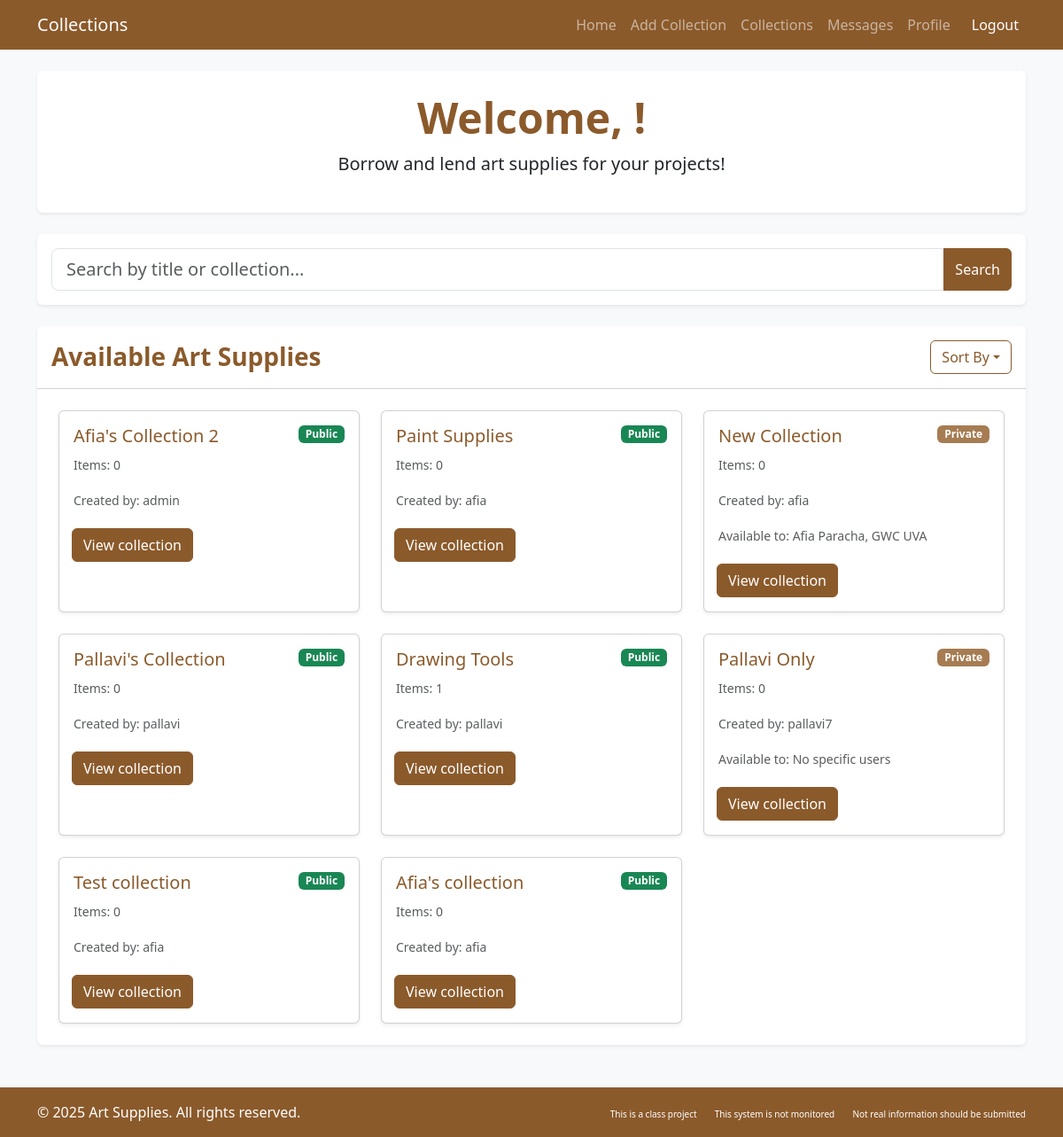
The page /artlibrary/collections/ on the database its author committed.
### artlibrary/models.py (models this page shows, shortened)
class Collection(models.Model):
    title = models.CharField(max_length=255)
    description = models.TextField(blank=True, null=True)
    num_items = models.PositiveIntegerField(default=0)
    is_public = models.BooleanField(default=True)
    users = models.ManyToManyField(CustomUser, blank=True, related_name='collections')
    added_by = models.ForeignKey(CustomUser, on_delete=models.CASCADE, related_name='created_collections', default=2)
    art_supplies = models.ManyToManyField('ArtSupply', blank=True, related_name='collections_in')
    def update_num_items(self):
        self.num_items = self.art_supplies.count()
        self.save()

class CustomUser(AbstractUser):
    profile_pic = models.ImageField(
        storage=S3Boto3Storage(),
        upload_to='profile_pics/',
        null=True,
        blank=True
    )
    date_joined = models.DateTimeField(auto_now_add=True)
    roles = (('patron', 'Patron'), ('librarian', 'Librarian'), ('anonymous', 'Anonymous'))
    user_role = models.CharField(max_length=12, choices=roles, default='patron')
    email = models.EmailField(blank=True, max_length=254, verbose_name='email address')

### artlibrary/views.py (the view)
# urls.py: path('collections/', views.collections, name='collections'),
def collections(request):
    user_role = getattr(request.user, 'user_role', None)
    if user_role == "anonymous_user":
        viewable_collections = Collection.objects.filter(is_public=True)
    else:
        viewable_collections = Collection.objects.all()
    for collection in Collection.objects.all():
        collection.update_num_items()
    query = request.GET.get('query', '')
    print(query)
    if query:
        viewable_collections = viewable_collections.filter(title__icontains=query)
    context = {
        'viewable_collections': viewable_collections,
        'query': query,
    }
    return render(request, 'artlibrary/collections.html', context)

### artlibrary/templates/artlibrary/collections.html (shortened to what this page needs)
{% load django_bootstrap5 %}
<!DOCTYPE html>
<html lang="en">
<head>
    {% bootstrap_css %}
</head>
<body class="bg-light">
    <nav class="navbar navbar-expand-lg navbar-dark bg-brown">
        <div class="container">
            <a class="navbar-brand" href="#">Collections</a>
            <div class="collapse navbar-collapse" id="navbarNav">
                <ul class="navbar-nav ms-auto">
                    <li class="nav-item"><a class="nav-link" href="{% url 'dashboard' %}">Home</a></li>
                    {% if request.user.user_role != "anonymous_user" %}
                    <li class="nav-item"><a class="nav-link" href="{% url 'add_collection' %}">Add Collection</a></li>
                    {% endif %}
                    <li class="nav-item"><a class="nav-link" href="{% url 'collections' %}">Collections</a></li>
                    <li class="nav-item"><a class="nav-link" href="#">Messages</a></li>
                    {% if request.user.user_role != "anonymous_user" %}
                    <li class="nav-item"><a class="nav-link" href="{% url 'profile' %}">Profile</a></li>
                    {% endif %}
                    <li class="nav-item">
                        <a class="nav-link btn btn-danger btn-sm text-white ms-2" href="{% url 'logout' %}">Logout</a>
                    </li>
                </ul>
            </div>
        </div>
    </nav>
    <div class="container main-content py-4">
        <div class="card border-0 shadow-sm mb-4">
            <div class="card-body text-center py-4">
                <h1 class="display-5 fw-bold text-brown">Welcome, {{ request.user.get_full_name|default:request.user.username }}!</h1>
                <p class="lead">Borrow and lend art supplies for your projects!</p>
            </div>
        </div>
<div class="card border-0 shadow-sm mb-4">
    <div class="card-body p-3">
        <form method="get" action="">
            <div class="input-group">
                <input type="text" name="query" class="form-control form-control-lg" placeholder="Search by title or collection..." value="{{ query }}">
                <button type="submit" class="btn btn-brown">Search</button>
            </div>
        </form>
    </div>
</div>
<div class="card border-0 shadow-sm mb-4">
    <div class="card-header bg-white d-flex justify-content-between align-items-center py-3">
        <h3 class="card-title text-brown fw-bold mb-0">
            {% if query %}
            Search Results for "{{ query }}"
            {% else %}
            Available Art Supplies
            {% endif %}
        </h3>
        <div class="dropdown">
            <button class="btn btn-outline-brown dropdown-toggle" type="button" data-bs-toggle="dropdown">Sort By</button>
        </div>
    </div>
    <div class="card-body p-4">
        <div class="row g-4">
            {% for collection in viewable_collections %}
            <div class="col-md-4 col-sm-6">
                <div class="card h-100 shadow-sm">
                    <div class="card-body">
                        <div class="d-flex justify-content-between align-items-start">
                            <h5 class="card-title text-brown">{{ collection.title }}</h5>
                            {% if collection.is_public %}
                            <span class="badge bg-success">Public</span>
                            {% else %}
                            <span class="badge bg-secondary">Private</span>
                            {% endif %}
                        </div>
                        <p class="card-text"><small class="text-muted">Items: {{ collection.num_items }}</small></p>
                        <p class="card-text"><small class="text-muted">Created by: {{ collection.added_by }}</small></p>
                            {% if not collection.is_public %}
                            <p class="card-text"><small class="text-muted">Available to:
                                {% for user in collection.users.all %}
                                    {{ user.get_full_name }}{% if not forloop.last %}, {% endif %}
                                {% empty %}
                                    No specific users
                                {% endfor %}
                            </small></p>
                            {% endif %}
                        <div class="row mt-3 g-2 d-flex flex-wrap">
                            <div class="col-6 g-1">
                                {% if request.user.user_role == "patron" and not collection.is_public and not request.user in collection.users.all %}
                                <a href="{% url 'request_collection' collection.id %}"class="btn btn-warning">Request access</a></button>
                                {% else %}
                                <a href="{% url 'collection_details' collection.id %}" class="btn btn-brown">View collection</a>
                                {% endif %}
                            </div>
                        </div>
                    </div>
                </div>
            </div>
            {% empty %}
            <div class="col-12">
                <div class="alert alert-info">No Collections Available</div>
            </div>
            {% endfor %}
        </div>
    </div>
</div>
</div>
</body>
<footer class="py-3 bg-dark text-white mt-auto bg-brown">
    <div class="container">
        <div class="row">
            <div class="col-md-6">
                <p class="mb-0">&copy; 2025 Art Supplies. All rights reserved.</p>
            </div>
            <div class="col-md-6 text-md-end">
                <a href="#" class="text-white text-decoration-none me-3" style="font-size: 10px;">This is a class project</a>
                <a href="#" class="text-white text-decoration-none me-3" style="font-size: 10px;">This system is not monitored</a>
                <a href="#" class="text-white text-decoration-none" style="font-size: 10px;">Not real information should be submitted</a>
            </div>
        </div>
    </div>
</footer>
</body>
</html>

### artlibrary/templates/artlibrary/collections.html (style rules this page uses)
:root { --bs-primary: #8B5A2B; --bs-primary-rgb: 139, 90, 43; --bs-secondary: #A67C52; --bs-secondary-rgb: 166, 124, 82; --bs-dark: #5D4037; }
body { min-height: 100vh; display: flex; flex-direction: column; }
.main-content { flex: 1; }
.bg-brown { background-color: #8B5A2B !important; }
.text-brown { color: #8B5A2B !important; }
.btn-brown { background-color: #8B5A2B; border-color: #8B5A2B; color: white; }
.btn-outline-brown { border-color: #8B5A2B; color: #8B5A2B; }

### rows shown on the page
Collection: title "Afia's Collection 2", is_public "Public", num_items "0", added_by "admin"
Collection: title "Paint Supplies", is_public "Public", num_items "0", added_by "afia"
Collection: title "New Collection", is_public "Private", num_items "0", added_by "afia"
CustomUser: get_full_name "Afia Paracha"
CustomUser: get_full_name "GWC UVA"
Collection: title "Pallavi's Collection", is_public "Public", num_items "0", added_by "pallavi"
Collection: title "Drawing Tools", is_public "Public", num_items "1", added_by "pallavi"
Collection: title "Pallavi Only", is_public "Private", num_items "0", added_by "pallavi7", shows "Available to:"
Collection: title "Test collection", is_public "Public", num_items "0", added_by "afia"
Collection: title "Afia's collection", is_public "Public", num_items "0", added_by "afia"
